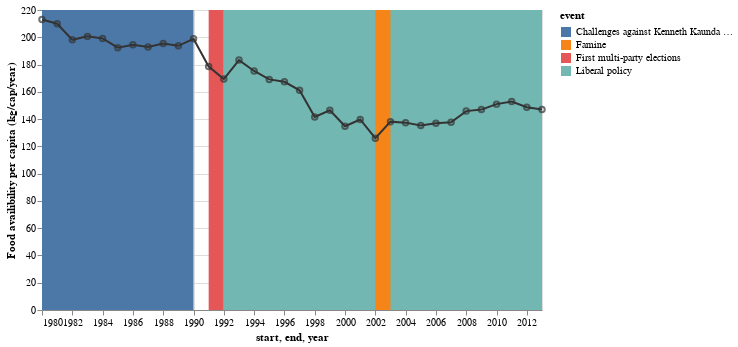

The code cell stored with this chart in its notebook:
### Code cell
Zambia = [
      {"year": "1980", "Food availibility per capita (kg/cap/year)": 213.006102},
      {"year": "1981", "Food availibility per capita (kg/cap/year)": 209.943961},
      {"year": "1982", "Food availibility per capita (kg/cap/year)": 198.113501},
      {"year": "1983", "Food availibility per capita (kg/cap/year)": 200.652256},
      {"year": "1984", "Food availibility per capita (kg/cap/year)": 199.174007},
      {"year": "1985", "Food availibility per capita (kg/cap/year)": 192.383677},
      {"year": "1986", "Food availibility per capita (kg/cap/year)": 194.505178},
      {"year": "1987", "Food availibility per capita (kg/cap/year)": 192.854528},
      {"year": "1988", "Food availibility per capita (kg/cap/year)": 195.415408},
      {"year": "1989", "Food availibility per capita (kg/cap/year)": 193.750858},
      {"year": "1990", "Food availibility per capita (kg/cap/year)": 198.835274},
      {"year": "1991", "Food availibility per capita (kg/cap/year)": 178.578242},
      {"year": "1992", "Food availibility per capita (kg/cap/year)": 169.362031},
      {"year": "1993", "Food availibility per capita (kg/cap/year)": 183.264442},
      {"year": "1994", "Food availibility per capita (kg/cap/year)": 175.286235},
      {"year": "1995", "Food availibility per capita (kg/cap/year)": 169.110664},
      {"year": "1996", "Food availibility per capita (kg/cap/year)": 167.338696},
      {"year": "1997", "Food availibility per capita (kg/cap/year)": 161.098573},
      {"year": "1998", "Food availibility per capita (kg/cap/year)": 141.595014},
      {"year": "1999", "Food availibility per capita (kg/cap/year)": 146.469081},
      {"year": "2000", "Food availibility per capita (kg/cap/year)": 134.764539},
      {"year": "2001", "Food availibility per capita (kg/cap/year)": 139.710353},
      {"year": "2002", "Food availibility per capita (kg/cap/year)": 125.957625},
      {"year": "2003", "Food availibility per capita (kg/cap/year)": 138.124819},
      {"year": "2004", "Food availibility per capita (kg/cap/year)": 137.397087},
      {"year": "2005", "Food availibility per capita (kg/cap/year)": 135.369203},
      {"year": "2006", "Food availibility per capita (kg/cap/year)": 136.983614},
      {"year": "2007", "Food availibility per capita (kg/cap/year)": 137.636198},
      {"year": "2008", "Food availibility per capita (kg/cap/year)": 145.855477},
      {"year": "2009", "Food availibility per capita (kg/cap/year)": 146.970631},
      {"year": "2010", "Food availibility per capita (kg/cap/year)": 150.969883},
      {"year": "2011", "Food availibility per capita (kg/cap/year)": 152.932415},
      {"year": "2012", "Food availibility per capita (kg/cap/year)": 148.678663},
      {"year": "2013", "Food availibility per capita (kg/cap/year)": 147.036403},
    ]

Events = [{"start": "1980","end": "1990","event": "Challenges against Kenneth Kaunda regime (single party)"},{"start":"1991","end":"1992","event":"First multi-party elections"},{"start":"1992","end":"2013","event":"Liberal policy"},{"start":"2002","end":"2003","event":"Famine"}]


Zambia = alt.pd.DataFrame(Zambia)
Events = alt.pd.DataFrame(Events)


line = alt.Chart(Zambia).mark_line(color='#333').encode(
    alt.X('year:T', axis=alt.Axis(format='%Y')),
    y='Food availibility per capita (kg/cap/year)'
).properties(
    width=500,
    height=300
)

point = line.mark_point(color='#333')

rect = alt.Chart(Events).mark_rect().encode(
    x='start:T',
    x2='end:T',
    color='event:N'
)

rect + line + point

### Figure 1 — Vega-Lite specification as saved in the notebook (floating-point values rounded to 4 significant figures)
{"config": {"view": {"continuousWidth": 400, "continuousHeight": 300}}, "layer": [{"data": {"name": "data-4ce8871f094b224ced55e8bff808911d"}, "mark": "rect", "encoding": {"color": {"type": "nominal", "field": "event"}, "x": {"type": "temporal", "field": "start"}, "x2": {"field": "end"}}}, {"data": {"name": "data-e6231918b9f7245ff1bf04ae9d33d23a"}, "mark": {"type": "line", "color": "#333"}, "encoding": {"x": {"type": "temporal", "axis": {"format": "%Y"}, "field": "year"}, "y": {"type": "quantitative", "field": "Food availibility per capita (kg/cap/year)"}}, "height": 300, "width": 500}, {"data": {"name": "data-e6231918b9f7245ff1bf04ae9d33d23a"}, "mark": {"type": "point", "color": "#333"}, "encoding": {"x": {"type": "temporal", "axis": {"format": "%Y"}, "field": "year"}, "y": {"type": "quantitative", "field": "Food availibility per capita (kg/cap/year)"}}, "height": 300, "width": 500}], "$schema": "https://vega.github.io/schema/vega-lite/v4.8.1.json", "datasets": {"data-4ce8871f094b224ced55e8bff808911d": [{"start": "1980", "end": "1990", "event": "Challenges against Kenneth Kaunda regime (single party)"}, {"start": "1991", "end": "1992", "event": "First multi-party elections"}, {"start": "1992", "end": "2013", "event": "Liberal policy"}, {"start": "2002", "end": "2003", "event": "Famine"}], "data-e6231918b9f7245ff1bf04ae9d33d23a": [{"year": "1980", "Food availibility per capita (kg/cap/year)": 213.0}, {"year": "1981", "Food availibility per capita (kg/cap/year)": 209.9}, {"year": "1982", "Food availibility per capita (kg/cap/year)": 198.1}, {"year": "1983", "Food availibility per capita (kg/cap/year)": 200.7}, {"year": "1984", "Food availibility per capita (kg/cap/year)": 199.2}, {"year": "1985", "Food availibility per capita (kg/cap/year)": 192.4}, {"year": "1986", "Food availibility per capita (kg/cap/year)": 194.5}, {"year": "1987", "Food availibility per capita (kg/cap/year)": 192.9}, {"year": "1988", "Food availibility per capita (kg/cap/year)": 195.4}, {"year": "1989", "Food availibility per capita (kg/cap/year)": 193.8}, {"year": "1990", "Food availibility per capita (kg/cap/year)": 198.8}, {"year": "1991", "Food availibility per capita (kg/cap/year)": 178.6}, {"year": "1992", "Food availibility per capita (kg/cap/year)": 169.4}, {"year": "1993", "Food availibility per capita (kg/cap/year)": 183.3}, {"year": "1994", "Food availibility per capita (kg/cap/year)": 175.3}, {"year": "1995", "Food availibility per capita (kg/cap/year)": 169.1}, {"year": "1996", "Food availibility per capita (kg/cap/year)": 167.3}, {"year": "1997", "Food availibility per capita (kg/cap/year)": 161.1}, {"year": "1998", "Food availibility per capita (kg/cap/year)": 141.6}, {"year": "1999", "Food availibility per capita (kg/cap/year)": 146.5}, {"year": "2000", "Food availibility per capita (kg/cap/year)": 134.8}, {"year": "2001", "Food availibility per capita (kg/cap/year)": 139.7}, {"year": "2002", "Food availibility per capita (kg/cap/year)": 126.0}, {"year": "2003", "Food availibility per capita (kg/cap/year)": 138.1}, {"year": "2004", "Food availibility per capita (kg/cap/year)": 137.4}, {"year": "2005", "Food availibility per capita (kg/cap/year)": 135.4}, {"year": "2006", "Food availibility per capita (kg/cap/year)": 137.0}, {"year": "2007", "Food availibility per capita (kg/cap/year)": 137.6}, {"year": "2008", "Food availibility per capita (kg/cap/year)": 145.9}, {"year": "2009", "Food availibility per capita (kg/cap/year)": 147.0}, {"year": "2010", "Food availibility per capita (kg/cap/year)": 151.0}, {"year": "2011", "Food availibility per capita (kg/cap/year)": 152.9}, {"year": "2012", "Food availibility per capita (kg/cap/year)": 148.7}, {"year": "2013", "Food availibility per capita (kg/cap/year)": 147.0}]}}
